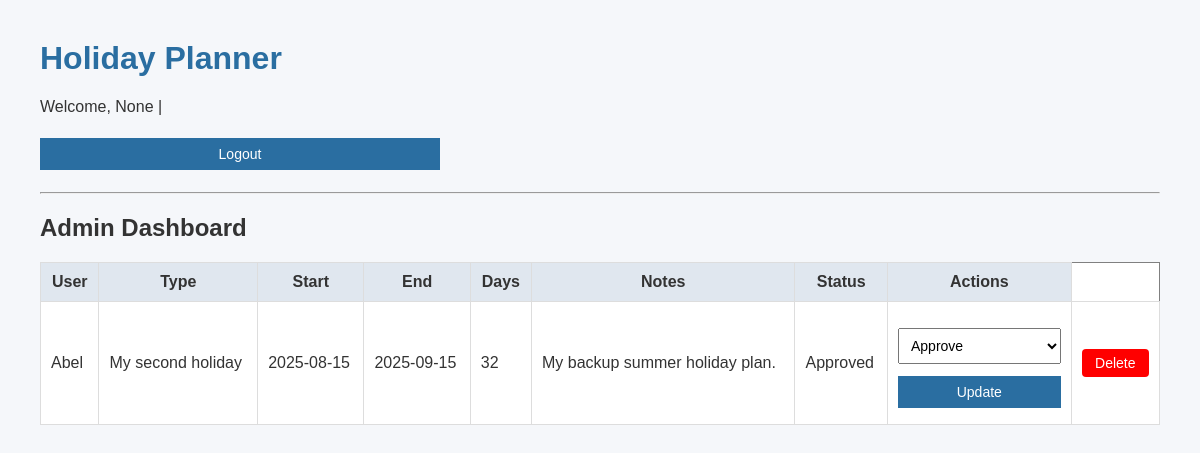
Page /admin (signed in) on the earlier database version.
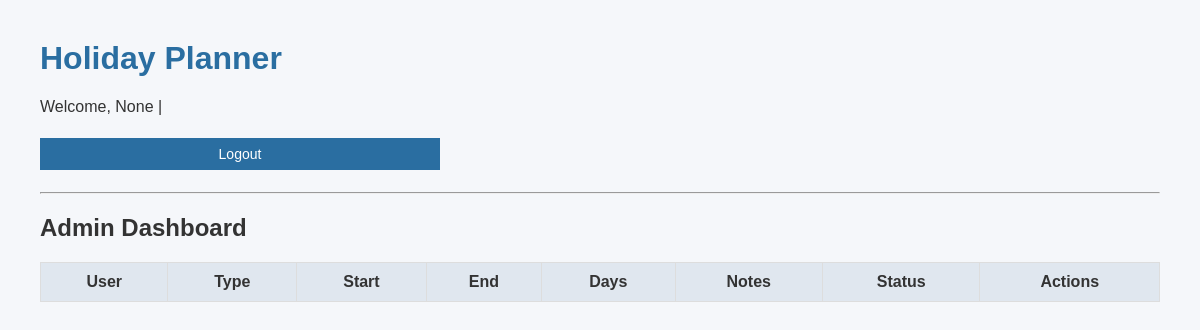
Same page on the later database version.
### tables this page shows
CREATE TABLE bookings (
        id INTEGER PRIMARY KEY AUTOINCREMENT,
        user_id INTEGER,
        type TEXT,
        start_date TEXT,
        end_date TEXT,
        duration TEXT,
        notes TEXT,
        status TEXT DEFAULT 'pending',
        FOREIGN KEY (user_id) REFERENCES users(id)
    );

CREATE TABLE users (
    id INTEGER PRIMARY KEY AUTOINCREMENT,
    email TEXT UNIQUE NOT NULL,
    password TEXT NOT NULL,
    is_admin INTEGER NOT NULL DEFAULT 0
, name TEXT, role TEXT DEFAULT 'user');

### app.py (the view)
    @app.route("/admin", methods=["GET", "POST"])
    def admin_dashboard():
        if not session.get("is_admin"):
            flash("You must be an admin to access the admin dashboard.", "error")
            return redirect("/login")
        bookings = get_all_bookings(app.config["DATABASE_URL"])
        return render_template("admin_dashboard.html", bookings=bookings)

### models/booking.py (called while the page is built)
def get_all_bookings(db_url):
    db_path = db_url.split("///")[-1]
    conn = sqlite3.connect(db_path)
    cur = conn.cursor()
    cur.execute("""
        SELECT b.id, u.name, b.type, b.start_date, b.end_date, b.duration, b.notes, b.status
        FROM bookings b
        JOIN users u ON b.user_id = u.id
        ORDER BY b.start_date DESC;
    """)
    bookings = cur.fetchall()
    conn.close()
    return bookings

### templates/admin_dashboard.html (shortened to what this page needs)
{% extends "layout.html" %}
{% block content %}
<h2>Admin Dashboard</h2>
<table border="1">
    <tr>
        <th>User</th>
        <th>Type</th>
        <th>Start</th>
        <th>End</th>
        <th>Days</th>
        <th>Notes</th>
        <th>Status</th>
        <th>Actions</th>
    </tr>
    {% for b in bookings %}
    <tr>
        <td>{{ b[1] }}</td>
        <td>{{ b[2] }}</td>
        <td>{{ b[3] }}</td>
        <td>{{ b[4] }}</td>
        <td>{{ b[5] }}</td>
        <td>{{ b[6] }}</td>
        <td>{{ b[7] }}</td>
        <td>
            <form method="post" action="{{ url_for('update_booking', booking_id=b[0]) }}">
                <select name="status">
                    <option value="Approved" {% if b[7]=='Approved' %}selected{% endif %}>Approve</option>
                </select>
                <button type="submit">Update</button>
            </form>
        </td>
        <td>
            <form method="post" action="{{ url_for('delete_booking', booking_id=b[0]) }}" style="display:inline;">
                <button type="submit" class="delete-button"
                    onclick="return confirm('Are you sure you want to delete this request?')">
                    Delete
                </button>
            </form>
        </td>
    </tr>
    {% endfor %}
</table>
{% endblock %}

### templates/layout.html (shortened to what this page needs)
<!DOCTYPE html>
<html lang="en">
<head>
    <link rel="stylesheet" href="/static/style.css">
</head>
<body>
    <header>
        <h1>Holiday Planner</h1>
        {% if session.get("user_id") %}
    <p>Welcome, {{ session.get("user_name") }} |
        <form action="{{ url_for('logout') }}" method="post" style="display:inline;">
            <button type="submit">Logout</button>
        </form>
    </p>
{% endif %}
        <hr>
    </header>
    <main>
        {% block content %}{% endblock %}
    </main>
</body>
</html>

### static/style.css (style rules this page uses)
body { font-family: Arial, sans-serif; margin: 40px; background-color: #f5f7fa; color: #333; }
header { margin-bottom: 20px; }
header h1 { color: #2a6ea1; }
form { margin-top: 10px; }
input, textarea, select, button { margin: 6px 0; padding: 8px; font-size: 14px; width: 100%; max-width: 400px; box-sizing: border-box; }
button { background-color: #2a6ea1; color: white; border: none; cursor: pointer; }
table { width: 100%; border-collapse: collapse; margin-top: 15px; background-color: white; }
table th, table td { padding: 10px; border: 1px solid #ddd; }
table th { background-color: #e0e7ef; }

Differences in the rows shown:
removed bookings: name "Abel", type "My second holiday", start_date "2025-08-15", end_date "2025-09-15", duration "32", notes "My backup summer holiday plan.", status "Approved", status "Approve"
